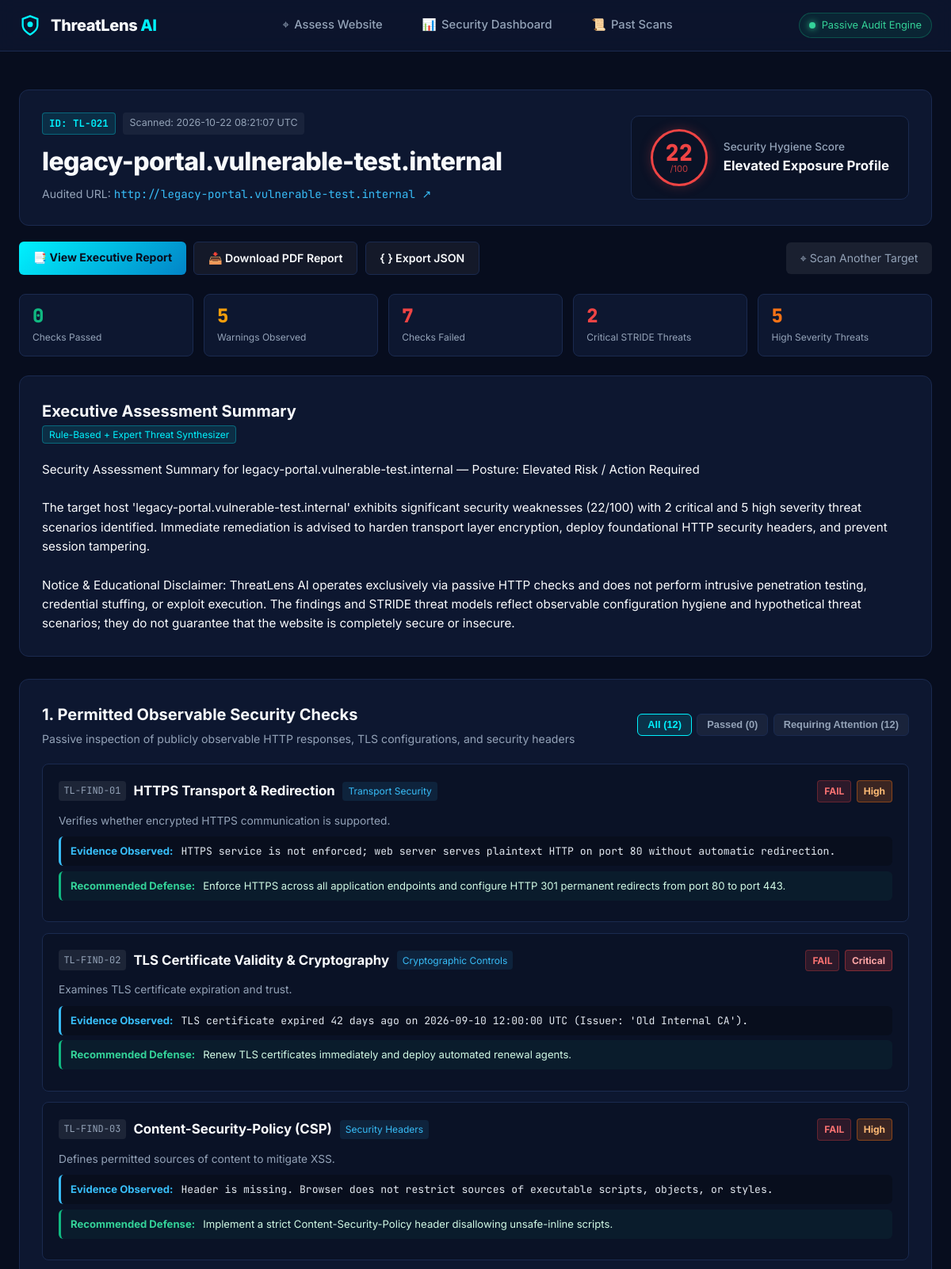
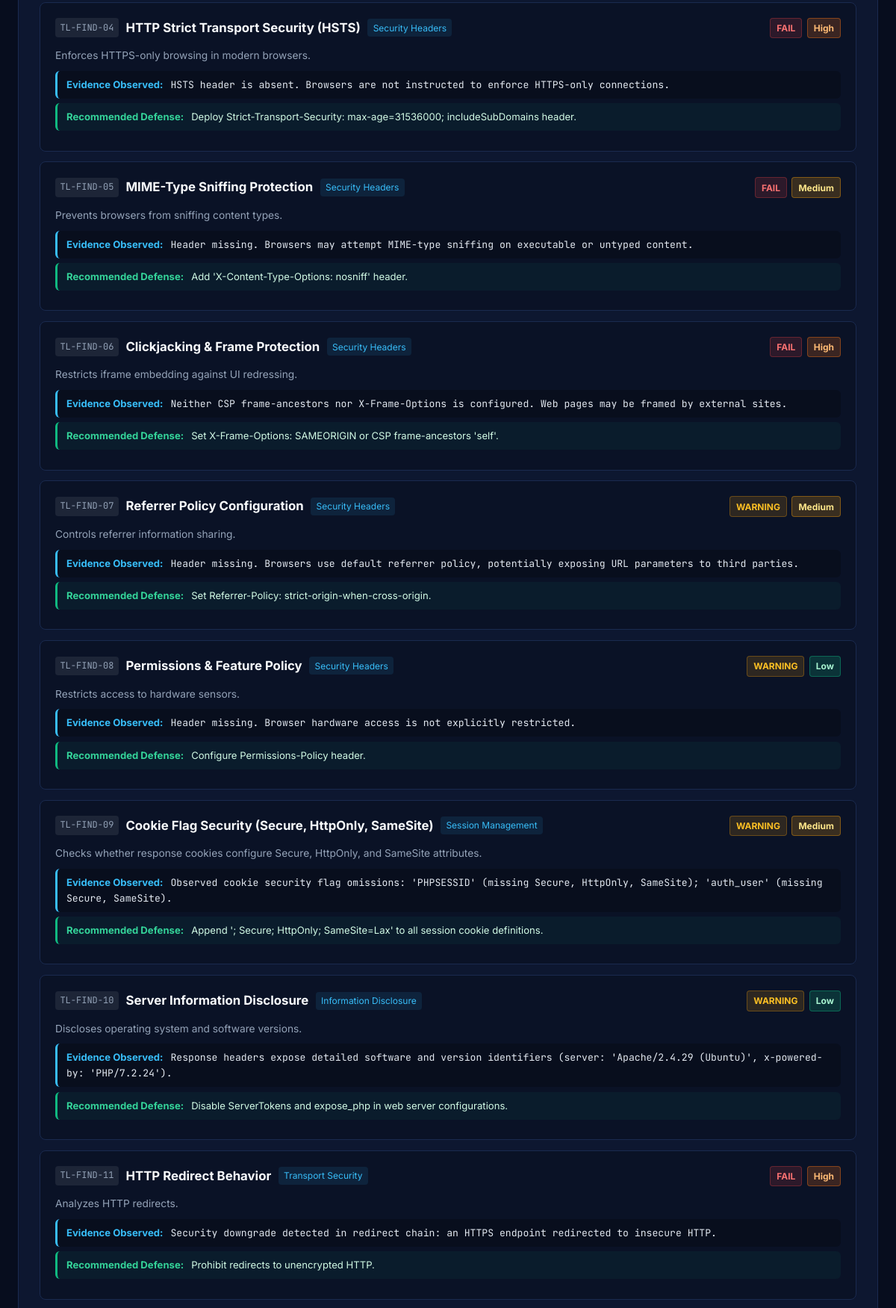
Page /results/21 (upper part) on the committed database (2 pictures, top to bottom).
### tables this page shows
CREATE TABLE assessments (
        id INTEGER PRIMARY KEY AUTOINCREMENT,
        target_url TEXT NOT NULL,
        hostname TEXT NOT NULL,
        scan_timestamp TEXT NOT NULL,
        overall_score INTEGER NOT NULL,
        risk_summary TEXT NOT NULL,       -- JSON: {critical, high, medium, low, total_findings}
        checks_summary TEXT NOT NULL,     -- JSON: {passed, warning, failed, total}
        https_status TEXT NOT NULL,
        tls_status TEXT NOT NULL,
        headers_status TEXT NOT NULL,
        executive_summary TEXT NOT NULL,
        raw_results TEXT NOT NULL          -- Full JSON dump of scan findings & metadata
    );

CREATE TABLE findings (
        id INTEGER PRIMARY KEY AUTOINCREMENT,
        assessment_id INTEGER NOT NULL,
        finding_code TEXT NOT NULL,
        title TEXT NOT NULL,
        category TEXT NOT NULL,
        status TEXT NOT NULL,             -- PASS, WARNING, FAIL, NOT_ASSESSED
        severity TEXT NOT NULL,           -- Low, Medium, High, Critical
        evidence TEXT NOT NULL,
        description TEXT NOT NULL,
        recommendation TEXT NOT NULL,
        FOREIGN KEY (assessment_id) REFERENCES assessments (id) ON DELETE CASCADE
    );

### app.py (the view)
@app.route("/results/<int:assessment_id>")
def results(assessment_id: int):
    assessment = get_assessment_by_id(assessment_id, DB_FILE)
    if not assessment:
        flash("Assessment record not found.", "error")
        return redirect(url_for("history"))
    return render_template("results.html", assessment=assessment)

### app.py (called while the page is built)
@app.context_processor
def inject_global_data():
    return {
        "app_name": "ThreatLens AI",
        "app_subtitle": "Website Security Risk Assessment & Threat Modeling Tool",
        "current_year": datetime.now(timezone.utc).year
    }

### database.py (called while the page is built)
def get_db_connection(db_path: str = DB_FILE) -> sqlite3.Connection:
    conn = sqlite3.connect(db_path)
    conn.row_factory = sqlite3.Row
    conn.execute("PRAGMA foreign_keys = ON")
    return conn

### templates/results.html (shortened to what this page needs)
{% extends "base.html" %}
{% block content %}
<div class="results-container">
    <div class="result-header-card">
        <div class="header-left">
            <div class="header-badge-row">
                <span class="badge-assessment-id">ID: TL-{{ "%03d"|format(assessment.id) }}</span>
                <span class="badge-timestamp">Scanned: {{ assessment.scan_timestamp[:19].replace('T', ' ') }} UTC</span>
            </div>
            <h1 class="target-title">{{ assessment.hostname }}</h1>
            <p class="target-url-line">
                <span class="url-label">Audited URL:</span>
                <a href="{{ assessment.target_url }}" target="_blank" rel="noopener noreferrer" class="target-link mono-text">
                    {{ assessment.target_url }} ↗
                </a>
            </p>
        </div>
        <div class="header-right">
            <div class="score-display-box">
                <div class="score-circle {% if assessment.overall_score >= 80 %}score-border-high{% elif assessment.overall_score >= 50 %}score-border-mid{% else %}score-border-low{% endif %}">
                    <span class="score-num">{{ assessment.overall_score }}</span>
                    <span class="score-denom">/100</span>
                </div>
                <div class="score-label-box">
                    <span class="score-title">Security Hygiene Score</span>
                    <span class="score-posture">
                        {% if assessment.overall_score >= 80 %}
                            Robust Security Posture
                        {% elif assessment.overall_score >= 50 %}
                            Moderate Security Baseline
                        {% else %}
                            Elevated Exposure Profile
                        {% endif %}
                    </span>
                </div>
            </div>
        </div>
    </div>
    <div class="action-bar">
        <div class="action-buttons-left">
            <a href="{{ url_for('report', assessment_id=assessment.id) }}" class="btn-action-primary">
                📑 View Executive Report
            </a>
            <a href="{{ url_for('export_pdf', assessment_id=assessment.id) }}" class="btn-action-outline">
                📥 Download PDF Report
            </a>
            <a href="{{ url_for('export_json', assessment_id=assessment.id) }}" class="btn-action-outline">
                { } Export JSON
            </a>
        </div>
        <div class="action-buttons-right">
            <a href="{{ url_for('index') }}" class="btn-action-secondary">
                ⌖ Scan Another Target
            </a>
        </div>
    </div>
    <div class="metrics-summary-grid">
        <div class="metric-box box-passed">
            <span class="metric-val">{{ assessment.checks_summary.passed }}</span>
            <span class="metric-lbl">Checks Passed</span>
        </div>
        <div class="metric-box box-warning">
            <span class="metric-val">{{ assessment.checks_summary.warning }}</span>
            <span class="metric-lbl">Warnings Observed</span>
        </div>
        <div class="metric-box box-failed">
            <span class="metric-val">{{ assessment.checks_summary.failed }}</span>
            <span class="metric-lbl">Checks Failed</span>
        </div>
        <div class="metric-box box-critical">
            <span class="metric-val" id="summary-crit-count">{{ assessment.risk_summary.critical or 0 }}</span>
            <span class="metric-lbl">Critical STRIDE Threats</span>
        </div>
        <div class="metric-box box-high">
            <span class="metric-val" id="summary-high-count">{{ assessment.risk_summary.high or 0 }}</span>
            <span class="metric-lbl">High Severity Threats</span>
        </div>
    </div>
    <div class="section-card">
        <div class="section-card-header">
            <h3>Executive Assessment Summary</h3>
            <span class="info-pill">Rule-Based + Expert Threat Synthesizer</span>
        </div>
        <div class="executive-summary-content">
            <p>{{ assessment.executive_summary | replace('\n\n', '<br><br>') | safe }}</p>
        </div>
    </div>
    <div class="section-card">
        <div class="section-card-header flex-between">
            <div>
                <h3>1. Permitted Observable Security Checks</h3>
                <p class="section-card-sub">Passive inspection of publicly observable HTTP responses, TLS configurations, and security headers</p>
            </div>
            <div class="filter-btn-group">
                <button type="button" class="filter-btn active" onclick="filterChecks('all', this)">All ({{ assessment.findings|length }})</button>
                <button type="button" class="filter-btn" onclick="filterChecks('PASS', this)">Passed ({{ assessment.checks_summary.passed }})</button>
                <button type="button" class="filter-btn" onclick="filterChecks('ATTENTION', this)">Requiring Attention ({{ assessment.checks_summary.warning + assessment.checks_summary.failed }})</button>
            </div>
        </div>
        <div class="findings-list">
            {% for f in assessment.findings %}
                <div class="finding-card finding-status-{{ f.status }}" data-status="{{ f.status }}">
                    <div class="finding-header">
                        <div class="finding-title-group">
                            <span class="finding-code mono-text">{{ f.finding_code }}</span>
                            <h4 class="finding-title">{{ f.title }}</h4>
                            <span class="finding-category">{{ f.category }}</span>
                        </div>
                        <div class="finding-badges">
                            <span class="status-badge status-{{ f.status }}">{{ f.status }}</span>
                            <span class="severity-badge sev-{{ f.severity.lower() }}">{{ f.severity }}</span>
                        </div>
                    </div>
                    <div class="finding-body">
                        <p class="finding-desc">{{ f.description }}</p>
                        <div class="finding-evidence-box">
                            <span class="evidence-tag">Evidence Observed:</span>
                            <span class="evidence-text mono-text">{{ f.evidence }}</span>
                        </div>
                        <div class="finding-remediation-box">
                            <span class="remediation-tag">Recommended Defense:</span>
                            <span class="remediation-text">{{ f.recommendation }}</span>
                        </div>
                    </div>
                </div>
            {% endfor %}
        </div>
    </div>
</div>
{% endblock %}

### rows in the picture
assessments: id "021", scan_timestamp "2026-10-22 08:21:07", hostname "legacy-portal.vulnerable-test.internal", target_url "http://legacy-portal.vulnerable-test.internal", overall_score "22", executive_summary "Security Assessment Summary for legacy-portal.vulnerable-test.internal — Posture: Elevated Risk / Action Required The target host 'legacy-portal.vulnerable-test.internal' exhibits significant security weaknesses (22/100) with 2 critical and 5 high severity threat scenarios identified. Immediate remediation is advised to harden transport layer encryption, deploy foundational HTTP security headers, and prevent session tampering. Notice & Educational Disclaimer: ThreatLens AI operates exclusively via passive HTTP checks and does not perform intrusive penetration testing, credential stuffing, or exploit execution. The findings and STRIDE threat models reflect observable configuration hygiene…"
findings: finding_code "TL-FIND-01", title "HTTPS Transport & Redirection", category "Transport Security", status "FAIL", severity "High", description "Verifies whether encrypted HTTPS communication is supported.", evidence "HTTPS service is not enforced; web server serves plaintext HTTP on port 80 without automatic redirection.", recommendation "Enforce HTTPS across all application endpoints and configure HTTP 301 permanent redirects from port 80 to port 443."
findings: finding_code "TL-FIND-02", title "TLS Certificate Validity & Cryptography", category "Cryptographic Controls", status "FAIL", severity "Critical", description "Examines TLS certificate expiration and trust.", evidence "TLS certificate expired 42 days ago on 2026-09-10 12:00:00 UTC (Issuer: 'Old Internal CA').", recommendation "Renew TLS certificates immediately and deploy automated renewal agents."
findings: finding_code "TL-FIND-03", title "Content-Security-Policy (CSP)", category "Security Headers", status "FAIL", severity "High", description "Defines permitted sources of content to mitigate XSS.", evidence "Header is missing. Browser does not restrict sources of executable scripts, objects, or styles.", recommendation "Implement a strict Content-Security-Policy header disallowing unsafe-inline scripts."
findings: finding_code "TL-FIND-04", title "HTTP Strict Transport Security (HSTS)", category "Security Headers", status "FAIL", severity "High", description "Enforces HTTPS-only browsing in modern browsers.", evidence "HSTS header is absent. Browsers are not instructed to enforce HTTPS-only connections.", recommendation "Deploy Strict-Transport-Security: max-age=31536000; includeSubDomains header."
findings: finding_code "TL-FIND-05", title "MIME-Type Sniffing Protection", category "Security Headers", status "FAIL", severity "Medium", description "Prevents browsers from sniffing content types.", evidence "Header missing. Browsers may attempt MIME-type sniffing on executable or untyped content.", recommendation "Add 'X-Content-Type-Options: nosniff' header."
findings: finding_code "TL-FIND-06", title "Clickjacking & Frame Protection", category "Security Headers", status "FAIL", severity "High", description "Restricts iframe embedding against UI redressing.", evidence "Neither CSP frame-ancestors nor X-Frame-Options is configured. Web pages may be framed by external sites.", recommendation "Set X-Frame-Options: SAMEORIGIN or CSP frame-ancestors 'self'."
findings: finding_code "TL-FIND-07", title "Referrer Policy Configuration", category "Security Headers", status "WARNING", severity "Medium", description "Controls referrer information sharing.", evidence "Header missing. Browsers use default referrer policy, potentially exposing URL parameters to third parties.", recommendation "Set Referrer-Policy: strict-origin-when-cross-origin."
findings: finding_code "TL-FIND-08", title "Permissions & Feature Policy", category "Security Headers", status "WARNING", severity "Low", description "Restricts access to hardware sensors.", evidence "Header missing. Browser hardware access is not explicitly restricted.", recommendation "Configure Permissions-Policy header."
findings: finding_code "TL-FIND-09", title "Cookie Flag Security (Secure, HttpOnly, SameSite)", category "Session Management", status "WARNING", severity "Medium", description "Checks whether response cookies configure Secure, HttpOnly, and SameSite attributes.", evidence "Observed cookie security flag omissions: 'PHPSESSID' (missing Secure, HttpOnly, SameSite); 'auth_user' (missing Secure, SameSite).", recommendation "Append '; Secure; HttpOnly; SameSite=Lax' to all session cookie definitions."
findings: finding_code "TL-FIND-10", title "Server Information Disclosure", category "Information Disclosure", status "WARNING", severity "Low", description "Discloses operating system and software versions.", evidence "Response headers expose detailed software and version identifiers (server: 'Apache/2.4.29 (Ubuntu)', x-powered-by: 'PHP/7.2.24').", recommendation "Disable ServerTokens and expose_php in web server configurations."
findings: finding_code "TL-FIND-11", title "HTTP Redirect Behavior", category "Transport Security", status "FAIL", severity "High", description "Analyzes HTTP redirects.", evidence "Security downgrade detected in redirect chain: an HTTPS endpoint redirected to insecure HTTP.", recommendation "Prohibit redirects to unencrypted HTTP."

### other values in the picture
{{ assessment.checks_summary.passed }} "0"
{{ assessment.checks_summary.warning }} "5"
{{ assessment.checks_summary.failed }} "7"
{{ assessment.risk_summary.critical or 0 }} "2"
{{ assessment.risk_summary.high or 0 }} "5"
{{ assessment.findings|length }} "12"
{{ assessment.checks_summary.warning + assessment.checks_summary.failed }} "12"
